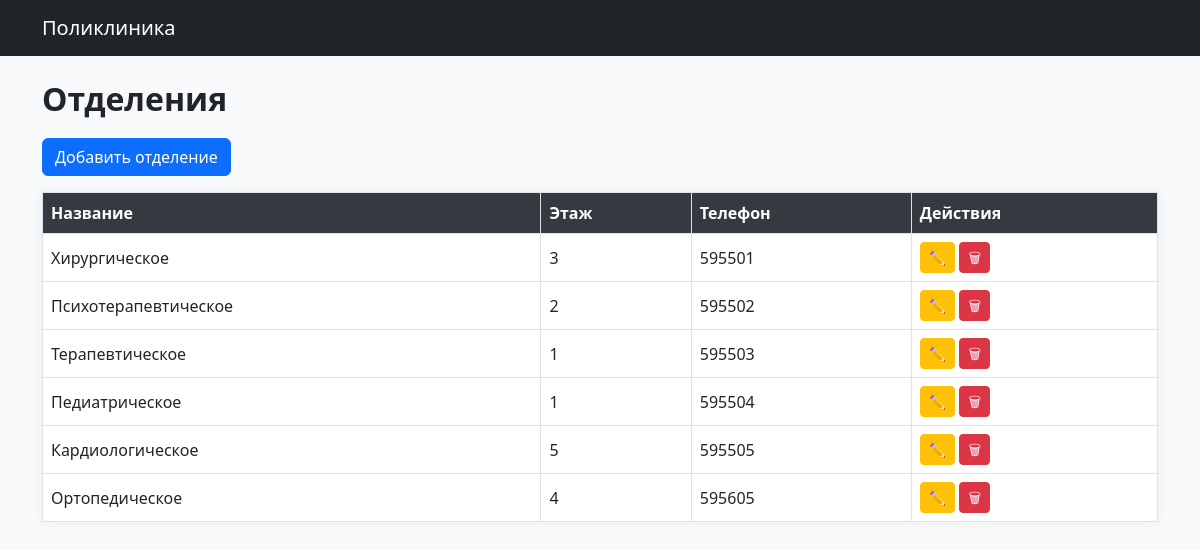
The page /departments on the database its author committed.
### models.py (models this page shows)
class Department(db.Model):
    __tablename__ = 'departments'
    id = db.Column(db.Integer, primary_key=True)
    name = db.Column(db.String(100), nullable=False)
    floor = db.Column(db.Integer)
    phone = db.Column(db.String(20))
    doctors = db.relationship('Doctor', backref='department', lazy=True)

### modules/departments.py (the view)
@departments_bp.route('/departments')
def list_departments():
    departments = Department.query.all()
    return render_template('departments/list.html', departments=departments)

### templates/departments/list.html
{% extends 'index.html' %}
{% block content %}
<h2>Отделения</h2>
<a href="/departments/new" class="btn btn-primary mb-3">Добавить отделение</a>
<table class="table table-bordered">
    <thead>
        <tr>
            <th>Название</th>
            <th>Этаж</th>
            <th>Телефон</th>
            <th>Действия</th>
        </tr>
    </thead>
    <tbody>
        {% for dep in departments %}
        <tr>
            <td>{{ dep.name }}</td>
            <td>{{ dep.floor }}</td>
            <td>{{ dep.phone }}</td>
            <td>
                <a href="/departments/{{ dep.id }}/edit" class="btn btn-sm btn-warning">✏️</a>
                <a href="/departments/{{ dep.id }}/delete" class="btn btn-sm btn-danger">🗑</a>
            </td>
        </tr>
        {% endfor %}
    </tbody>
</table>
{% endblock %}

### static/style.css (style rules this page uses)
body { background-color: #f8f9fa; font-family: 'Segoe UI', sans-serif; }
h2 { font-weight: 600; margin-bottom: 20px; }
.table { background-color: #fff; box-shadow: 0 0 10px rgba(0,0,0,0.05); }
.table th { background-color: #343a40; color: white; }
.table td, .table th { vertical-align: middle; }
.btn { font-weight: 500; }
.btn-sm { padding: 0.25rem 0.5rem; }

### rows shown on the page
Department: name "Хирургическое", floor "3", phone "595501"
Department: name "Психотерапевтическое", floor "2", phone "595502"
Department: name "Терапевтическое", floor "1", phone "595503"
Department: name "Педиатрическое", floor "1", phone "595504"
Department: name "Кардиологическое", floor "5", phone "595505"
Department: name "Ортопедическое", floor "4", phone "595605"
